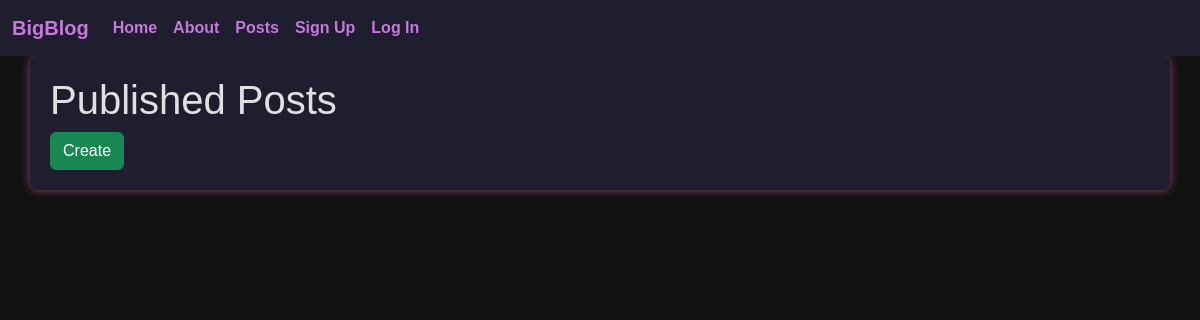
/posts/list/, run on an earlier commit of the app's database.
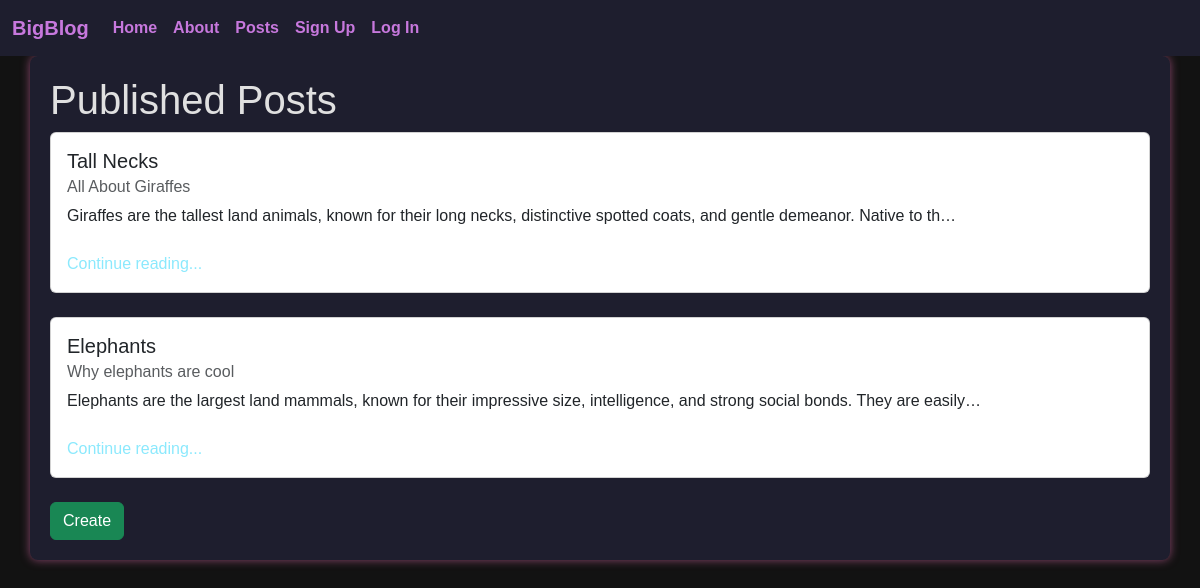
And on a later commit of the database.
### posts/models.py (models this page shows, shortened)
class Status(models.Model):
    name = models.CharField(max_length=128)
    description = models.CharField(max_length=256)

class Post(models.Model):
    title = models.CharField(max_length=128)
    subtitle = models.CharField(max_length=256)
    body = models.TextField()
    author = models.ForeignKey(
        get_user_model(),
        on_delete=models.CASCADE
    )
    status = models.ForeignKey(
        Status,
        on_delete=models.CASCADE
    )
    created_on = models.DateTimeField(auto_now_add=True)

### posts/views.py (the view)
# urls.py: path("list/", views.PostListView.as_view(), name="list"),
class PostListView(ListView):
    template_name = "posts/list.html"
    model = Post
    def get_context_data(self, **kwargs):
        context = super().get_context_data(**kwargs)
        published = Status.objects.get(name="published")
        context["title"] = "Published"
        context["post_list"] = (
            Post.objects
            .filter(status=published)
            .order_by("created_on").reverse()
        )
        return context

### templates/posts/list.html (shortened to what this page needs)
{% extends 'base.html' %}
{% block content %}
<h1>{{ title }} Posts</h1>
{% for post in post_list %}
<div class="card">
    <div class="card-body">
        <h5 class="card-title">{{ post.title }}</h5>
        <h6 class="card-subtitle mb-2 text-body-secondary">{{ post.subtitle }}</h6>
        <p class="card-text">{{ post.body|truncatechars:128 }}
            <br />
            <br />
      <a href="{% url 'detail' post.id %}" class="card-link">Continue reading...</a>
    </div>
</div>
<br />
{% endfor %}
<a href="{% url 'create' %}" class="btn btn-success">Create</a>
{% endblock content %}

### templates/base.html (shortened to what this page needs)
{% load static %}
<!DOCTYPE html>
<html lang="en">
<head>
    <link
        href="https://cdn.jsdelivr.net/npm/bootstrap@5.3.3/dist/css/bootstrap.min.css"
        rel="stylesheet"
>
    <link
        rel="stylesheet"
        href="https://cdn.jsdelivr.net/npm/bootstrap-icons@1.11.3/font/bootstrap-icons.min.css">
    <link href="{% static 'css/base.css' %}" rel="stylesheet">
</head>
<body>
    <nav class="navbar navbar-expand-lg bg-body-tertiary">
        <div class="container-fluid">
          <a class="navbar-brand" href="#">BigBlog</a>
          <div class="collapse navbar-collapse" id="navbarNavAltMarkup">
            <div class="navbar-nav">
              <a class="nav-link" href="{% url 'home' %}">Home</a>
              <a class="nav-link" href="{% url 'about' %}">About</a>
              <a class="nav-link" href="{% url 'list' %}">Posts</a>
              {% if user.is_authenticated %}
              <a class="nav-link" href="{% url 'draft' %}">Drafts</a>
              <a class="nav-link" href="{% url 'archived' %}">Archive</a>
              <a class="nav-link" href="{% url 'create' %}">New Post</a>
              <form method="POST" action="{% url 'logout' %}">
                {% csrf_token %}
                <input type="submit" class="nav-link" value="Log Out">
              </form>
              {% else %}
              <a class="nav-link" href="{% url 'signup' %}">Sign Up</a>
              <a class="nav-link" href="{% url 'login' %}">Log In</a>
              {% endif %}
            </div>
          </div>
        </div>
      </nav>
    <div class="container">
        {% block content %}{% endblock content %}
    </div>
</body>
</html>

### static/css/base.css (style rules this page uses)
body { background-color: #121212; color: #e0e0e0; font-family: Arial, sans-serif; }
.navbar { background-color: #1e1e2e !important; }
.navbar-brand, .nav-link { color: #c778dd !important; font-weight: bold; }
.container { background-color: #1e1e2e; padding: 20px; border-radius: 8px; box-shadow: 0px 0px 10px rgba(255, 121, 198, 0.5); }
a { color: #8be9fd; text-decoration: none; }

What changed in the data, as far as the page shows it:
added Post: title "Tall Necks", subtitle "All About Giraffes", body "Giraffes are the tallest land animals, known for their long necks, distinctive spotted coats, and gentle demeanor. Native to th…"
added Post: title "Elephants", subtitle "Why elephants are cool", body "Elephants are the largest land mammals, known for their impressive size, intelligence, and strong social bonds. They are easily…"
